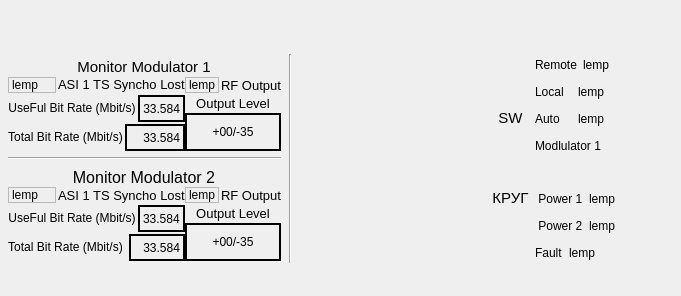
<?xml version="1.0" encoding="UTF-8"?>
<ui version="4.0">
 <class>ModulatorForm</class>
 <widget class="QWidget" name="ModulatorForm">
  <property name="geometry">
   <rect>
    <x>0</x>
    <y>0</y>
    <width>681</width>
    <height>296</height>
   </rect>
  </property>
  <property name="minimumSize">
   <size>
    <width>620</width>
    <height>220</height>
   </size>
  </property>
  <property name="windowTitle">
   <string>Модулятор1</string>
  </property>
  <widget class="QWidget" name="horizontalLayoutWidget_8">
   <property name="geometry">
    <rect>
     <x>0</x>
     <y>48</y>
     <width>621</width>
     <height>221</height>
    </rect>
   </property>
   <layout class="QHBoxLayout" name="horizontalLayout_23">
    <property name="leftMargin">
     <number>6</number>
    </property>
    <property name="topMargin">
     <number>6</number>
    </property>
    <property name="rightMargin">
     <number>6</number>
    </property>
    <property name="bottomMargin">
     <number>6</number>
    </property>
    <item>
     <layout class="QVBoxLayout" name="verticalLayout_Mod1_2">
      <property name="leftMargin">
       <number>2</number>
      </property>
      <property name="topMargin">
       <number>2</number>
      </property>
      <property name="rightMargin">
       <number>2</number>
      </property>
      <property name="bottomMargin">
       <number>2</number>
      </property>
      <item>
       <layout class="QVBoxLayout" name="verticalLayout_Mon1">
        <property name="spacing">
         <number>0</number>
        </property>
        <property name="leftMargin">
         <number>0</number>
        </property>
        <property name="topMargin">
         <number>0</number>
        </property>
        <property name="bottomMargin">
         <number>0</number>
        </property>
        <item>
         <layout class="QHBoxLayout" name="horizontalLayout_Monitor1">
          <property name="spacing">
           <number>2</number>
          </property>
          <property name="leftMargin">
           <number>0</number>
          </property>
          <property name="topMargin">
           <number>1</number>
          </property>
          <item>
           <widget class="QLabel" name="labelMon1">
            <property name="maximumSize">
             <size>
              <width>220</width>
              <height>20</height>
             </size>
            </property>
            <property name="font">
             <font>
              <pointsize>11</pointsize>
             </font>
            </property>
            <property name="text">
             <string>Monitor Modulator 1</string>
            </property>
            <property name="alignment">
             <set>Qt::AlignCenter</set>
            </property>
           </widget>
          </item>
         </layout>
        </item>
        <item>
         <layout class="QHBoxLayout" name="horizontalLayout">
          <item>
           <layout class="QVBoxLayout" name="verticalLayout_2">
            <property name="spacing">
             <number>2</number>
            </property>
            <item>
             <layout class="QHBoxLayout" name="horizontalLayout_5">
              <item>
               <widget class="QLabel" name="label_4">
                <property name="frameShape">
                 <enum>QFrame::StyledPanel</enum>
                </property>
                <property name="text">
                 <string>lemp</string>
                </property>
               </widget>
              </item>
              <item>
               <widget class="QLabel" name="labelASI_3">
                <property name="sizePolicy">
                 <sizepolicy hsizetype="Preferred" vsizetype="Preferred">
                  <horstretch>0</horstretch>
                  <verstretch>0</verstretch>
                 </sizepolicy>
                </property>
                <property name="maximumSize">
                 <size>
                  <width>190</width>
                  <height>15</height>
                 </size>
                </property>
                <property name="sizeIncrement">
                 <size>
                  <width>0</width>
                  <height>0</height>
                 </size>
                </property>
                <property name="font">
                 <font>
                  <pointsize>10</pointsize>
                 </font>
                </property>
                <property name="mouseTracking">
                 <bool>false</bool>
                </property>
                <property name="layoutDirection">
                 <enum>Qt::LeftToRight</enum>
                </property>
                <property name="text">
                 <string>ASI 1 TS Syncho Lost</string>
                </property>
                <property name="alignment">
                 <set>Qt::AlignLeading|Qt::AlignLeft|Qt::AlignVCenter</set>
                </property>
               </widget>
              </item>
             </layout>
            </item>
            <item>
             <layout class="QHBoxLayout" name="horizontalLayout_4">
              <item>
               <widget class="QLabel" name="labelUserF_5">
                <property name="sizePolicy">
                 <sizepolicy hsizetype="Preferred" vsizetype="Preferred">
                  <horstretch>0</horstretch>
                  <verstretch>0</verstretch>
                 </sizepolicy>
                </property>
                <property name="maximumSize">
                 <size>
                  <width>155</width>
                  <height>16</height>
                 </size>
                </property>
                <property name="sizeIncrement">
                 <size>
                  <width>0</width>
                  <height>0</height>
                 </size>
                </property>
                <property name="mouseTracking">
                 <bool>false</bool>
                </property>
                <property name="layoutDirection">
                 <enum>Qt::LeftToRight</enum>
                </property>
                <property name="text">
                 <string>UseFul Bit Rate (Mbit/s)</string>
                </property>
                <property name="alignment">
                 <set>Qt::AlignCenter</set>
                </property>
               </widget>
              </item>
              <item>
               <widget class="QLabel" name="label">
                <property name="styleSheet">
                 <string notr="true">border: 2px solid black;</string>
                </property>
                <property name="frameShape">
                 <enum>QFrame::StyledPanel</enum>
                </property>
                <property name="text">
                 <string>33.584</string>
                </property>
                <property name="textFormat">
                 <enum>Qt::PlainText</enum>
                </property>
                <property name="scaledContents">
                 <bool>false</bool>
                </property>
                <property name="alignment">
                 <set>Qt::AlignRight|Qt::AlignTrailing|Qt::AlignVCenter</set>
                </property>
               </widget>
              </item>
             </layout>
            </item>
            <item>
             <layout class="QHBoxLayout" name="horizontalLayout_6">
              <item>
               <widget class="QLabel" name="labelUserF_6">
                <property name="sizePolicy">
                 <sizepolicy hsizetype="Preferred" vsizetype="Preferred">
                  <horstretch>0</horstretch>
                  <verstretch>0</verstretch>
                 </sizepolicy>
                </property>
                <property name="maximumSize">
                 <size>
                  <width>155</width>
                  <height>16</height>
                 </size>
                </property>
                <property name="sizeIncrement">
                 <size>
                  <width>0</width>
                  <height>0</height>
                 </size>
                </property>
                <property name="mouseTracking">
                 <bool>false</bool>
                </property>
                <property name="layoutDirection">
                 <enum>Qt::LeftToRight</enum>
                </property>
                <property name="text">
                 <string>Total Bit Rate (Mbit/s)</string>
                </property>
                <property name="alignment">
                 <set>Qt::AlignCenter</set>
                </property>
               </widget>
              </item>
              <item>
               <widget class="QLabel" name="label_2">
                <property name="styleSheet">
                 <string notr="true">border: 2px solid black;</string>
                </property>
                <property name="frameShape">
                 <enum>QFrame::StyledPanel</enum>
                </property>
                <property name="text">
                 <string>33.584</string>
                </property>
                <property name="alignment">
                 <set>Qt::AlignRight|Qt::AlignTrailing|Qt::AlignVCenter</set>
                </property>
               </widget>
              </item>
             </layout>
            </item>
           </layout>
          </item>
          <item>
           <layout class="QVBoxLayout" name="verticalLayout_4">
            <property name="spacing">
             <number>2</number>
            </property>
            <item>
             <layout class="QHBoxLayout" name="horizontalLayout_13">
              <item>
               <widget class="QLabel" name="label_3">
                <property name="frameShape">
                 <enum>QFrame::StyledPanel</enum>
                </property>
                <property name="text">
                 <string>lemp</string>
                </property>
                <property name="alignment">
                 <set>Qt::AlignRight|Qt::AlignTrailing|Qt::AlignVCenter</set>
                </property>
               </widget>
              </item>
              <item>
               <widget class="QLabel" name="labelRFout_3">
                <property name="sizePolicy">
                 <sizepolicy hsizetype="Preferred" vsizetype="Preferred">
                  <horstretch>0</horstretch>
                  <verstretch>0</verstretch>
                 </sizepolicy>
                </property>
                <property name="maximumSize">
                 <size>
                  <width>155</width>
                  <height>16</height>
                 </size>
                </property>
                <property name="sizeIncrement">
                 <size>
                  <width>0</width>
                  <height>0</height>
                 </size>
                </property>
                <property name="font">
                 <font>
                  <pointsize>10</pointsize>
                 </font>
                </property>
                <property name="mouseTracking">
                 <bool>false</bool>
                </property>
                <property name="layoutDirection">
                 <enum>Qt::LeftToRight</enum>
                </property>
                <property name="text">
                 <string>RF Output</string>
                </property>
                <property name="alignment">
                 <set>Qt::AlignLeading|Qt::AlignLeft|Qt::AlignVCenter</set>
                </property>
               </widget>
              </item>
             </layout>
            </item>
            <item>
             <layout class="QHBoxLayout" name="horizontalLayout_14">
              <item>
               <widget class="QLabel" name="labelLevel_4">
                <property name="sizePolicy">
                 <sizepolicy hsizetype="Preferred" vsizetype="Preferred">
                  <horstretch>0</horstretch>
                  <verstretch>0</verstretch>
                 </sizepolicy>
                </property>
                <property name="maximumSize">
                 <size>
                  <width>155</width>
                  <height>16</height>
                 </size>
                </property>
                <property name="sizeIncrement">
                 <size>
                  <width>0</width>
                  <height>0</height>
                 </size>
                </property>
                <property name="font">
                 <font>
                  <pointsize>10</pointsize>
                 </font>
                </property>
                <property name="mouseTracking">
                 <bool>false</bool>
                </property>
                <property name="layoutDirection">
                 <enum>Qt::LeftToRight</enum>
                </property>
                <property name="text">
                 <string>Output Level</string>
                </property>
                <property name="alignment">
                 <set>Qt::AlignCenter</set>
                </property>
               </widget>
              </item>
             </layout>
            </item>
            <item>
             <layout class="QHBoxLayout" name="horizontalLayout_7">
              <item>
               <widget class="QLabel" name="label_5">
                <property name="styleSheet">
                 <string notr="true">border: 2px solid black;</string>
                </property>
                <property name="frameShape">
                 <enum>QFrame::StyledPanel</enum>
                </property>
                <property name="text">
                 <string>+00/-35</string>
                </property>
                <property name="alignment">
                 <set>Qt::AlignCenter</set>
                </property>
               </widget>
              </item>
             </layout>
            </item>
           </layout>
          </item>
         </layout>
        </item>
       </layout>
      </item>
      <item>
       <widget class="Line" name="line_2">
        <property name="orientation">
         <enum>Qt::Horizontal</enum>
        </property>
       </widget>
      </item>
      <item>
       <layout class="QVBoxLayout" name="verticalLayout_Mon2">
        <property name="spacing">
         <number>0</number>
        </property>
        <property name="leftMargin">
         <number>0</number>
        </property>
        <property name="topMargin">
         <number>0</number>
        </property>
        <property name="bottomMargin">
         <number>0</number>
        </property>
        <item>
         <layout class="QHBoxLayout" name="horizontalLayout_Monitor2">
          <property name="spacing">
           <number>2</number>
          </property>
          <property name="topMargin">
           <number>1</number>
          </property>
          <item>
           <widget class="QLabel" name="labelMon1_3">
            <property name="maximumSize">
             <size>
              <width>220</width>
              <height>20</height>
             </size>
            </property>
            <property name="font">
             <font>
              <pointsize>12</pointsize>
             </font>
            </property>
            <property name="text">
             <string>Monitor Modulator 2</string>
            </property>
            <property name="alignment">
             <set>Qt::AlignCenter</set>
            </property>
           </widget>
          </item>
         </layout>
        </item>
        <item>
         <layout class="QHBoxLayout" name="horizontalLayout_16">
          <item>
           <layout class="QVBoxLayout" name="verticalLayout_7">
            <property name="spacing">
             <number>2</number>
            </property>
            <item>
             <layout class="QHBoxLayout" name="horizontalLayout_17">
              <item>
               <widget class="QLabel" name="label_6">
                <property name="frameShape">
                 <enum>QFrame::StyledPanel</enum>
                </property>
                <property name="text">
                 <string>lemp</string>
                </property>
               </widget>
              </item>
              <item>
               <widget class="QLabel" name="labelASI_4">
                <property name="sizePolicy">
                 <sizepolicy hsizetype="Preferred" vsizetype="Preferred">
                  <horstretch>0</horstretch>
                  <verstretch>0</verstretch>
                 </sizepolicy>
                </property>
                <property name="maximumSize">
                 <size>
                  <width>190</width>
                  <height>16</height>
                 </size>
                </property>
                <property name="sizeIncrement">
                 <size>
                  <width>0</width>
                  <height>0</height>
                 </size>
                </property>
                <property name="font">
                 <font>
                  <pointsize>10</pointsize>
                 </font>
                </property>
                <property name="mouseTracking">
                 <bool>false</bool>
                </property>
                <property name="layoutDirection">
                 <enum>Qt::LeftToRight</enum>
                </property>
                <property name="text">
                 <string>ASI 1 TS Syncho Lost</string>
                </property>
                <property name="alignment">
                 <set>Qt::AlignLeading|Qt::AlignLeft|Qt::AlignVCenter</set>
                </property>
               </widget>
              </item>
             </layout>
            </item>
            <item>
             <layout class="QHBoxLayout" name="horizontalLayout_18">
              <item>
               <widget class="QLabel" name="labelUserF_7">
                <property name="sizePolicy">
                 <sizepolicy hsizetype="Preferred" vsizetype="Preferred">
                  <horstretch>0</horstretch>
                  <verstretch>0</verstretch>
                 </sizepolicy>
                </property>
                <property name="maximumSize">
                 <size>
                  <width>155</width>
                  <height>16</height>
                 </size>
                </property>
                <property name="sizeIncrement">
                 <size>
                  <width>0</width>
                  <height>0</height>
                 </size>
                </property>
                <property name="mouseTracking">
                 <bool>false</bool>
                </property>
                <property name="layoutDirection">
                 <enum>Qt::LeftToRight</enum>
                </property>
                <property name="text">
                 <string>UseFul Bit Rate (Mbit/s)</string>
                </property>
                <property name="alignment">
                 <set>Qt::AlignCenter</set>
                </property>
               </widget>
              </item>
              <item>
               <widget class="QLabel" name="label_7">
                <property name="styleSheet">
                 <string notr="true">border: 2px solid black;</string>
                </property>
                <property name="frameShape">
                 <enum>QFrame::StyledPanel</enum>
                </property>
                <property name="text">
                 <string>33.584</string>
                </property>
               </widget>
              </item>
             </layout>
            </item>
            <item>
             <layout class="QHBoxLayout" name="horizontalLayout_19">
              <property name="spacing">
               <number>6</number>
              </property>
              <item>
               <widget class="QLabel" name="labelUserF_8">
                <property name="sizePolicy">
                 <sizepolicy hsizetype="Preferred" vsizetype="Preferred">
                  <horstretch>0</horstretch>
                  <verstretch>0</verstretch>
                 </sizepolicy>
                </property>
                <property name="maximumSize">
                 <size>
                  <width>155</width>
                  <height>16</height>
                 </size>
                </property>
                <property name="sizeIncrement">
                 <size>
                  <width>0</width>
                  <height>0</height>
                 </size>
                </property>
                <property name="mouseTracking">
                 <bool>false</bool>
                </property>
                <property name="layoutDirection">
                 <enum>Qt::LeftToRight</enum>
                </property>
                <property name="text">
                 <string>Total Bit Rate (Mbit/s)</string>
                </property>
                <property name="alignment">
                 <set>Qt::AlignCenter</set>
                </property>
               </widget>
              </item>
              <item>
               <widget class="QLabel" name="label_8">
                <property name="styleSheet">
                 <string notr="true">border: 2px solid black;</string>
                </property>
                <property name="frameShape">
                 <enum>QFrame::StyledPanel</enum>
                </property>
                <property name="text">
                 <string>33.584</string>
                </property>
                <property name="alignment">
                 <set>Qt::AlignRight|Qt::AlignTrailing|Qt::AlignVCenter</set>
                </property>
               </widget>
              </item>
             </layout>
            </item>
           </layout>
          </item>
          <item>
           <layout class="QVBoxLayout" name="verticalLayout_8">
            <property name="spacing">
             <number>2</number>
            </property>
            <item>
             <layout class="QHBoxLayout" name="horizontalLayout_20">
              <item>
               <widget class="QLabel" name="label_9">
                <property name="frameShape">
                 <enum>QFrame::StyledPanel</enum>
                </property>
                <property name="text">
                 <string>lemp</string>
                </property>
                <property name="alignment">
                 <set>Qt::AlignRight|Qt::AlignTrailing|Qt::AlignVCenter</set>
                </property>
               </widget>
              </item>
              <item>
               <widget class="QLabel" name="labelRFout_4">
                <property name="sizePolicy">
                 <sizepolicy hsizetype="Preferred" vsizetype="Preferred">
                  <horstretch>0</horstretch>
                  <verstretch>0</verstretch>
                 </sizepolicy>
                </property>
                <property name="maximumSize">
                 <size>
                  <width>155</width>
                  <height>16</height>
                 </size>
                </property>
                <property name="sizeIncrement">
                 <size>
                  <width>0</width>
                  <height>0</height>
                 </size>
                </property>
                <property name="font">
                 <font>
                  <pointsize>10</pointsize>
                 </font>
                </property>
                <property name="mouseTracking">
                 <bool>false</bool>
                </property>
                <property name="layoutDirection">
                 <enum>Qt::LeftToRight</enum>
                </property>
                <property name="text">
                 <string>RF Output</string>
                </property>
                <property name="alignment">
                 <set>Qt::AlignLeading|Qt::AlignLeft|Qt::AlignVCenter</set>
                </property>
               </widget>
              </item>
             </layout>
            </item>
            <item>
             <layout class="QHBoxLayout" name="horizontalLayout_21">
              <item>
               <widget class="QLabel" name="labelLevel_5">
                <property name="sizePolicy">
                 <sizepolicy hsizetype="Preferred" vsizetype="Preferred">
                  <horstretch>0</horstretch>
                  <verstretch>0</verstretch>
                 </sizepolicy>
                </property>
                <property name="maximumSize">
                 <size>
                  <width>155</width>
                  <height>16</height>
                 </size>
                </property>
                <property name="sizeIncrement">
                 <size>
                  <width>0</width>
                  <height>0</height>
                 </size>
                </property>
                <property name="font">
                 <font>
                  <pointsize>10</pointsize>
                 </font>
                </property>
                <property name="mouseTracking">
                 <bool>false</bool>
                </property>
                <property name="layoutDirection">
                 <enum>Qt::LeftToRight</enum>
                </property>
                <property name="text">
                 <string>Output Level</string>
                </property>
                <property name="alignment">
                 <set>Qt::AlignCenter</set>
                </property>
               </widget>
              </item>
             </layout>
            </item>
            <item>
             <layout class="QHBoxLayout" name="horizontalLayout_22">
              <item>
               <widget class="QLabel" name="label_10">
                <property name="styleSheet">
                 <string notr="true">border: 2px solid black;</string>
                </property>
                <property name="frameShape">
                 <enum>QFrame::StyledPanel</enum>
                </property>
                <property name="text">
                 <string>+00/-35</string>
                </property>
                <property name="alignment">
                 <set>Qt::AlignCenter</set>
                </property>
               </widget>
              </item>
             </layout>
            </item>
           </layout>
          </item>
         </layout>
        </item>
       </layout>
      </item>
     </layout>
    </item>
    <item>
     <widget class="Line" name="line">
      <property name="windowModality">
       <enum>Qt::NonModal</enum>
      </property>
      <property name="enabled">
       <bool>true</bool>
      </property>
      <property name="sizePolicy">
       <sizepolicy hsizetype="Fixed" vsizetype="Minimum">
        <horstretch>0</horstretch>
        <verstretch>0</verstretch>
       </sizepolicy>
      </property>
      <property name="sizeIncrement">
       <size>
        <width>0</width>
        <height>0</height>
       </size>
      </property>
      <property name="font">
       <font>
        <bold>false</bold>
       </font>
      </property>
      <property name="orientation">
       <enum>Qt::Vertical</enum>
      </property>
     </widget>
    </item>
    <item>
     <spacer name="horizontalSpacer">
      <property name="orientation">
       <enum>Qt::Horizontal</enum>
      </property>
      <property name="sizeHint" stdset="0">
       <size>
        <width>40</width>
        <height>10</height>
       </size>
      </property>
     </spacer>
    </item>
    <item>
     <layout class="QVBoxLayout" name="verticalLayout_3">
      <item>
       <layout class="QHBoxLayout" name="horizontalLayout_31">
        <item>
         <layout class="QVBoxLayout" name="verticalLayout_5">
          <item>
           <layout class="QVBoxLayout" name="verticalLayout">
            <item>
             <widget class="QLabel" name="labelMon1_4">
              <property name="maximumSize">
               <size>
                <width>50</width>
                <height>20</height>
               </size>
              </property>
              <property name="font">
               <font>
                <pointsize>11</pointsize>
               </font>
              </property>
              <property name="text">
               <string>SW</string>
              </property>
              <property name="alignment">
               <set>Qt::AlignCenter</set>
              </property>
             </widget>
            </item>
           </layout>
          </item>
          <item>
           <layout class="QHBoxLayout" name="horizontalLayout_25">
            <item>
             <widget class="QLabel" name="labelMon1_5">
              <property name="maximumSize">
               <size>
                <width>50</width>
                <height>20</height>
               </size>
              </property>
              <property name="font">
               <font>
                <pointsize>11</pointsize>
               </font>
              </property>
              <property name="layoutDirection">
               <enum>Qt::LeftToRight</enum>
              </property>
              <property name="text">
               <string>КРУГ</string>
              </property>
              <property name="alignment">
               <set>Qt::AlignCenter</set>
              </property>
             </widget>
            </item>
           </layout>
          </item>
         </layout>
        </item>
        <item>
         <layout class="QVBoxLayout" name="verticalLayout_6">
          <item>
           <layout class="QHBoxLayout" name="horizontalLayout_29">
            <item>
             <widget class="QLabel" name="label_22">
              <property name="layoutDirection">
               <enum>Qt::RightToLeft</enum>
              </property>
              <property name="text">
               <string>Remote</string>
              </property>
             </widget>
            </item>
            <item>
             <widget class="QLabel" name="label_23">
              <property name="layoutDirection">
               <enum>Qt::RightToLeft</enum>
              </property>
              <property name="text">
               <string>lemp</string>
              </property>
             </widget>
            </item>
           </layout>
          </item>
          <item>
           <layout class="QHBoxLayout" name="horizontalLayout_15">
            <item>
             <widget class="QLabel" name="label_14">
              <property name="layoutDirection">
               <enum>Qt::RightToLeft</enum>
              </property>
              <property name="text">
               <string>Local</string>
              </property>
             </widget>
            </item>
            <item>
             <widget class="QLabel" name="label_15">
              <property name="text">
               <string>lemp</string>
              </property>
             </widget>
            </item>
           </layout>
          </item>
          <item>
           <layout class="QHBoxLayout" name="horizontalLayout_30">
            <item>
             <widget class="QLabel" name="label_24">
              <property name="layoutDirection">
               <enum>Qt::RightToLeft</enum>
              </property>
              <property name="text">
               <string>Auto</string>
              </property>
             </widget>
            </item>
            <item>
             <widget class="QLabel" name="label_25">
              <property name="text">
               <string>lemp</string>
              </property>
             </widget>
            </item>
           </layout>
          </item>
          <item>
           <layout class="QHBoxLayout" name="horizontalLayout_28">
            <item>
             <widget class="QLabel" name="label_20">
              <property name="layoutDirection">
               <enum>Qt::RightToLeft</enum>
              </property>
              <property name="text">
               <string>Modlulator 1 </string>
              </property>
             </widget>
            </item>
           </layout>
          </item>
          <item>
           <layout class="QHBoxLayout" name="horizontalLayout_26">
            <item>
             <widget class="QLabel" name="label_26">
              <property name="text">
               <string/>
              </property>
             </widget>
            </item>
           </layout>
          </item>
          <item>
           <layout class="QHBoxLayout" name="horizontalLayout_24">
            <item>
             <widget class="QLabel" name="label_16">
              <property name="layoutDirection">
               <enum>Qt::RightToLeft</enum>
              </property>
              <property name="text">
               <string> Power 1</string>
              </property>
             </widget>
            </item>
            <item>
             <widget class="QLabel" name="label_17">
              <property name="layoutDirection">
               <enum>Qt::RightToLeft</enum>
              </property>
              <property name="text">
               <string>lemp</string>
              </property>
             </widget>
            </item>
           </layout>
          </item>
          <item>
           <layout class="QHBoxLayout" name="horizontalLayout_3">
            <item>
             <widget class="QLabel" name="label_12">
              <property name="layoutDirection">
               <enum>Qt::RightToLeft</enum>
              </property>
              <property name="text">
               <string> Power 2</string>
              </property>
             </widget>
            </item>
            <item>
             <widget class="QLabel" name="label_13">
              <property name="layoutDirection">
               <enum>Qt::RightToLeft</enum>
              </property>
              <property name="text">
               <string>lemp</string>
              </property>
             </widget>
            </item>
           </layout>
          </item>
          <item>
           <layout class="QHBoxLayout" name="horizontalLayout_27">
            <item>
             <widget class="QLabel" name="label_18">
              <property name="layoutDirection">
               <enum>Qt::RightToLeft</enum>
              </property>
              <property name="text">
               <string>Fault</string>
              </property>
             </widget>
            </item>
            <item>
             <widget class="QLabel" name="label_21">
              <property name="layoutDirection">
               <enum>Qt::RightToLeft</enum>
              </property>
              <property name="text">
               <string>lemp</string>
              </property>
             </widget>
            </item>
            <item>
             <widget class="QLabel" name="label_19">
              <property name="text">
               <string/>
              </property>
             </widget>
            </item>
           </layout>
          </item>
         </layout>
        </item>
       </layout>
      </item>
     </layout>
    </item>
   </layout>
  </widget>
 </widget>
 <resources/>
 <connections/>
</ui>
